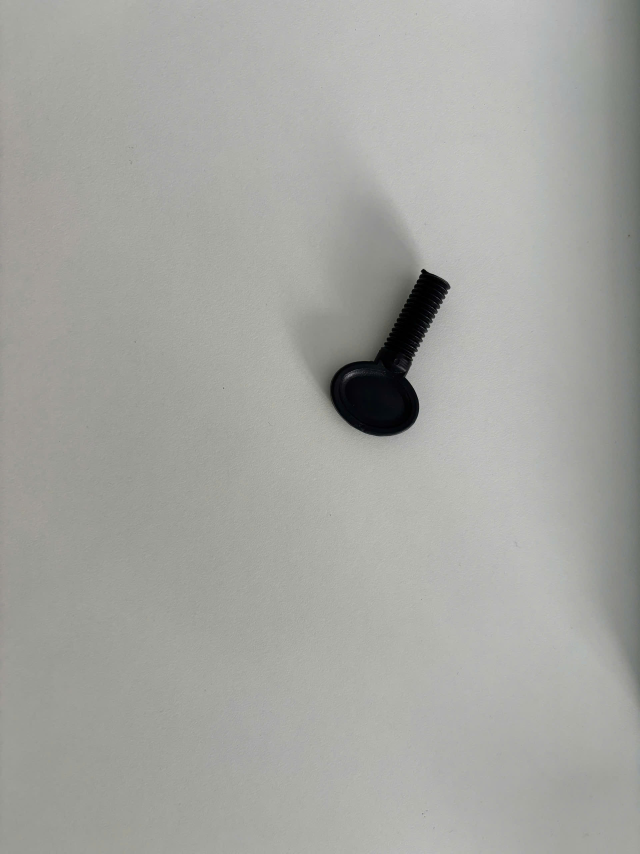
#> input picture src/data/sample/1.jpg, 1920 x 2560 px, found by its file name (shown at 1/3 size)
$ python mutil_matching_v4.py
#> lines starting #> are read from the running program, lines starting #| are printed output that depends on the picture
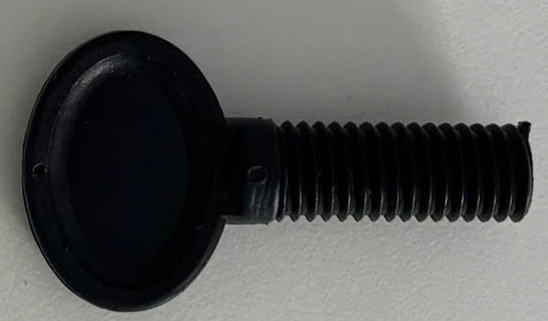
#> input picture src/data/sample/sample.jpg, 548 x 321 px, found by its file name
import cv2
import numpy as np
import time

def rotate_image_keep_all(img, angle, borderValue=(255,255,255)):
    (h, w) = img.shape[:2]
    angle_rad = np.deg2rad(angle)
    cos = abs(np.cos(angle_rad))
    sin = abs(np.sin(angle_rad))
    new_w = int(h * sin + w * cos)
    new_h = int(h * cos + w * sin)
    M = cv2.getRotationMatrix2D((w/2, h/2), angle, 1.0)
    M[0,2] += (new_w - w) / 2
    M[1,2] += (new_h - h) / 2
    return M, (new_w, new_h)

def match_template_multi_rotated(template, scene, step=10, threshold=0.7, max_objects=5):
#> called with step = 5, threshold = 0.8, max_objects = 2
    t0 = time.time()
    all_boxes, all_scores, all_angles = [], [], []

    # Resize cho nhanh
    template = cv2.resize(template, (0,0), fx=0.4, fy=0.4)
#> template: shape (128, 219)
    scene = cv2.resize(scene, (0,0), fx=0.4, fy=0.4)
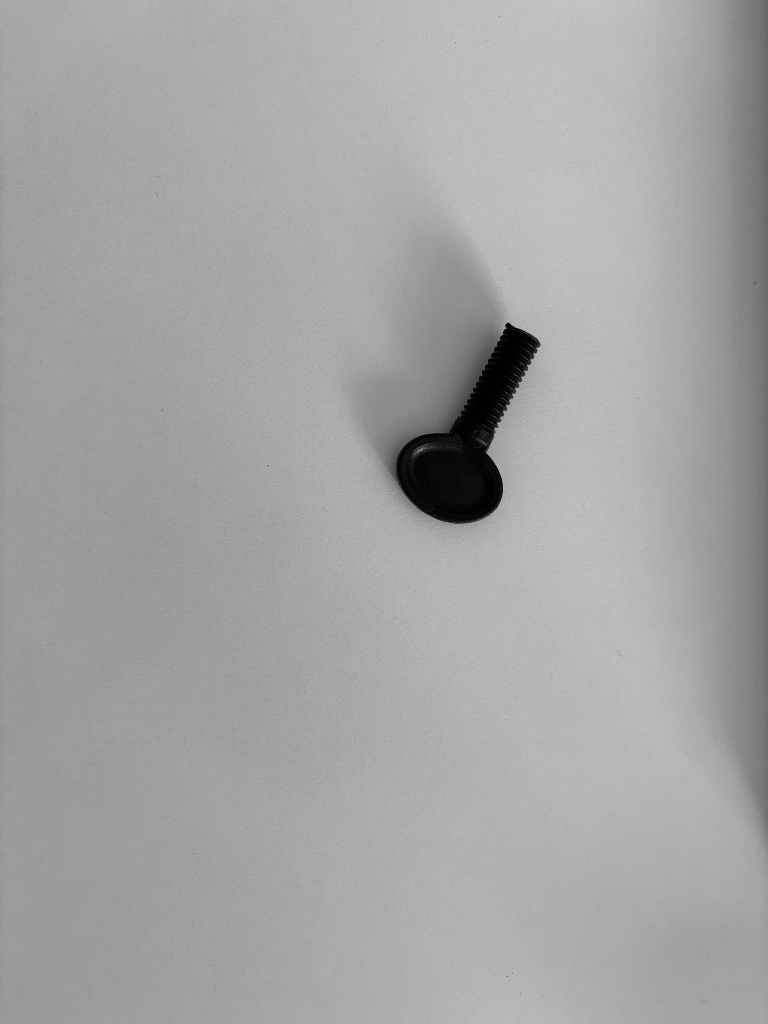
#> scene: shape (1024, 768); min 0, max 203, mean 164.6

    angles = np.arange(0, 360, step)
    print(f"🔄 Quét {len(angles)} góc...")

    for angle in angles:
        M, (new_w, new_h) = rotate_image_keep_all(template, angle)
        rot_tpl = cv2.warpAffine(template, M, (new_w, new_h),
                                 flags=cv2.INTER_LINEAR, borderValue=(255,255,255))

        res = cv2.matchTemplate(scene, rot_tpl, cv2.TM_CCOEFF_NORMED)
        loc = np.where(res >= threshold)
        k=0

        for pt in zip(*loc[::-1]):
            all_boxes.append([pt[0], pt[1], pt[0] + new_w, pt[1] + new_h])
            all_scores.append(float(res[pt[1], pt[0]]))
            k=float(res[pt[1], pt[0]])
            all_angles.append(angle)

        print(f"angle={angle:3d}° -> {len(loc[0])} matches with {k}")
#> this loop made 72 passes
#> (M, new_w, new_h, loc) on passes 1 to 6: ([[1, 0, 0], [0, 1, 0]], 219, 128, (empty array, empty array)), ([[0.996, 0.0872, -0.161], [-0.0872, 0.996, 18.79]], 229, 146, (empty array, empty array)), ([[0.985, 0.174, -0.45], [-0.174, 0.985, 37.99]], 237, 164, (empty array, empty array)), ([[0.966, 0.259, -0.333], [-0.259, 0.966, 56.52]], 244, 180, (empty array, empty array)), ([[0.94, 0.342, -0.286], [-0.342, 0.94, 74.81]], 249, 195, (empty array, empty array)), ([[0.906, 0.423, -0.288], [-0.423, 0.906, 92.27]], 252, 208, (empty array, empty array))
#> (M, new_w, new_h) on pass 16: ([[0.259, 0.966, -0.16], [-0.966, 0.259, 211.2]], 180, 244)
#| angle=  0° -> 0 matches with 0
#| angle=  5° -> 0 matches with 0
#| angle= 10° -> 0 matches with 0
#| angle= 15° -> 0 matches with 0
#| angle= 20° -> 0 matches with 0
#| angle= 25° -> 0 matches with 0
#| angle= 30° -> 0 matches with 0
#| angle= 35° -> 0 matches with 0
#> (further printed lines are left out)
#> pass 1, in match_template_multi_rotated, `res = cv2.matchTemplate(scene, rot_tpl, cv2.TM_CCOEFF_NORMED)`:
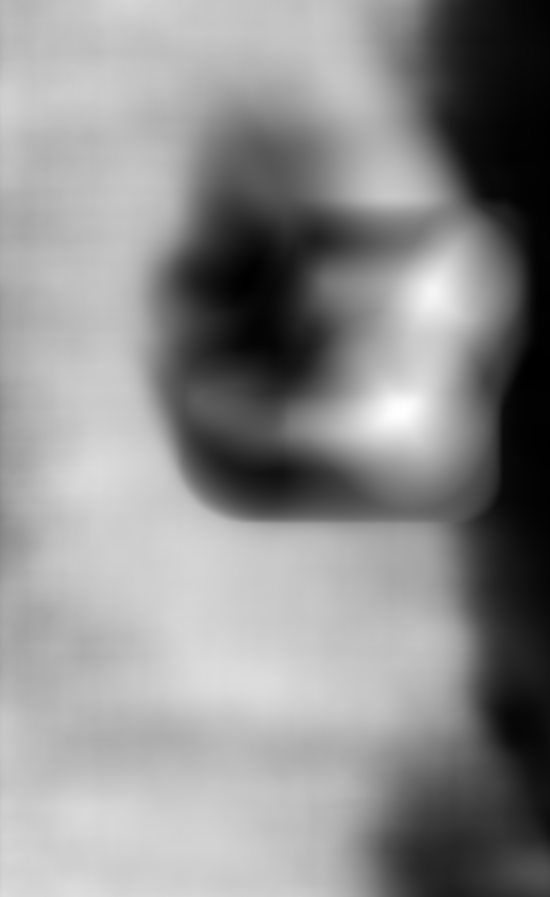
#> res: shape (897, 550) float32; min -0.426, max 0.547, mean 0.116; drawn with min black and max white
#> pass 2, in match_template_multi_rotated, `rot_tpl = cv2.warpAffine(template, M, (new_w, new_h), flags=cv2.INTER_..`:
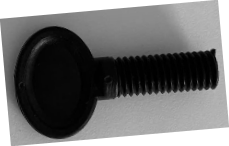
#> rot_tpl: shape (146, 229); min 0, max 255, mean 114.3
#> pass 2, in match_template_multi_rotated, `res = cv2.matchTemplate(scene, rot_tpl, cv2.TM_CCOEFF_NORMED)`:
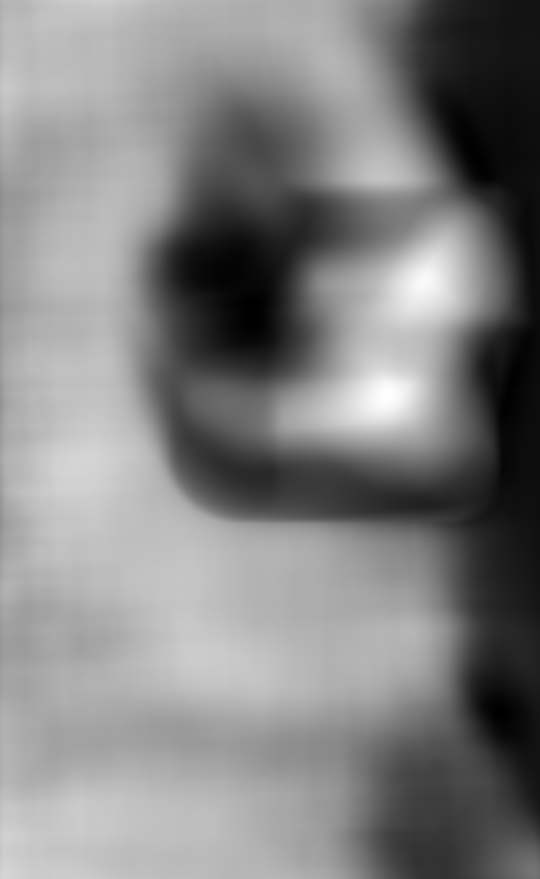
#> res: shape (879, 540) float32; min -0.375, max 0.468, mean 0.0583; drawn with min black and max white
#> pass 3, in match_template_multi_rotated, `rot_tpl = cv2.warpAffine(template, M, (new_w, new_h), flags=cv2.INTER_..`:
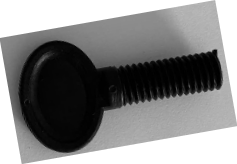
#> rot_tpl: shape (164, 237); min 0, max 255, mean 133.9
#> after the loop, all_angles = 2053 values from 55 to 75; all_boxes = 2053 items, first 6: [356, 281, 586, 533], [357, 281, 587, 533], [358, 281, 588, 533], [359, 281, 589, 533], [360, 281, 590, 533], [354, 282, 584, 534]; all_scores = 2053 values, max 0.901 at index 1344, min 0.8 at index 1024, mean 0.837

    print(str(len(all_angles))+"sadfsafds")
#| 2053sadfsafds

    if not all_boxes:
        print("❌ Không phát hiện được đối tượng nào vượt ngưỡng.")
        return None

    # --- Áp dụng NMS ---
    keep = cv2.dnn.NMSBoxes(all_boxes, all_scores,
                            score_threshold=threshold,
                            nms_threshold=0.3)
#> keep = [1344]

    if len(keep) == 0:
        print("❌ Không còn box sau NMS.")
        return None

    keep = keep.flatten()
    print(f"\n✅ Giữ lại {len(keep)} box sau NMS")
#| ✅ Giữ lại 1 box sau NMS

    # --- Sắp xếp theo score giảm dần ---
    keep = sorted(keep, key=lambda i: all_scores[i], reverse=True)

    # --- Giới hạn số lượng kết quả ---
    keep = keep[:max_objects]
    print(f"📦 Chỉ lấy top {len(keep)} đối tượng có score cao nhất")
#| 📦 Chỉ lấy top 1 đối tượng có score cao nhất

    # --- Vẽ kết quả ---
    scene_color = cv2.cvtColor(scene, cv2.COLOR_GRAY2BGR)
    for i in keep:
        x1, y1, x2, y2 = all_boxes[i]
        angle = all_angles[i]
        score = all_scores[i]
        cv2.rectangle(scene_color, (x1, y1), (x2, y2), (0,255,0), 2)
        cv2.putText(scene_color, f"{angle}° {score:.2f}",
                    (x1, y1-5), cv2.FONT_HERSHEY_SIMPLEX, 0.5, (0,255,0), 1)
#> this loop made 1 pass
#> (i, x1, y1, x2, y2, angle, score) on pass 1: (1344, 368, 295, 576, 547, 65, 0.901)
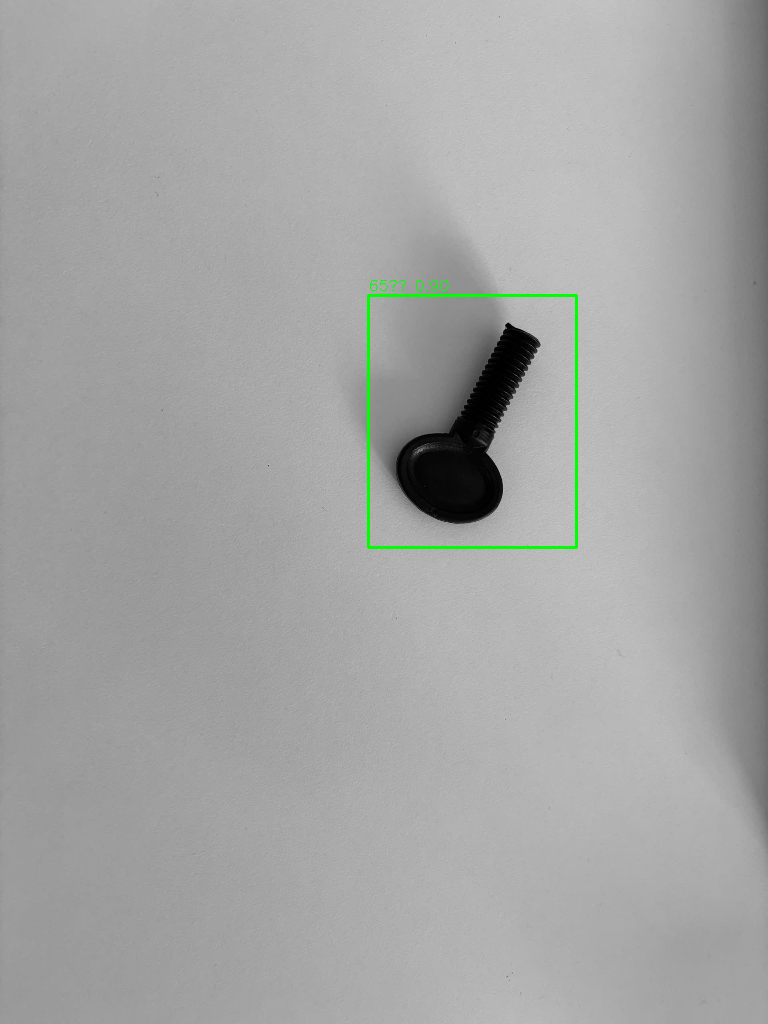
#> scene_color: shape (1024, 768, 3); mean B, G, R 163.9, 164.9, 163.9

    print(f"⏱ Thời gian: {time.time() - t0:.2f} giây")
    cv2.imshow("Detected Objects", scene_color)
    cv2.waitKey(0)
    cv2.destroyAllWindows()

    # Trả về danh sách kết quả
    results = [{
        'angle': all_angles[i],
        'score': all_scores[i],
        'box': all_boxes[i]
    } for i in keep]
#> results = 1 item

    return results


# --- Test ---
scene = cv2.imread(r"src\data\sample\1.jpg", cv2.IMREAD_GRAYSCALE)
template = cv2.imread(r"src\data\sample\sample.jpg", cv2.IMREAD_GRAYSCALE)

detections = match_template_multi_rotated(template, scene, step=5, threshold=0.8, max_objects=2)
#> detections = 1 item

if detections:
    print("\n📋 Danh sách kết quả:")
    for i, det in enumerate(detections, 1):
        print(f"{i:02d}. angle={det['angle']}°, score={det['score']:.3f}, box={det['box']}")
#> this loop made 1 pass
#> (i, det) on pass 1: (1, {'angle': 65, 'score': 0.901, 'box': [368, 295, 576, 547]})
#| 01. angle=65°, score=0.901, box=[368, 295, 576, 547]
